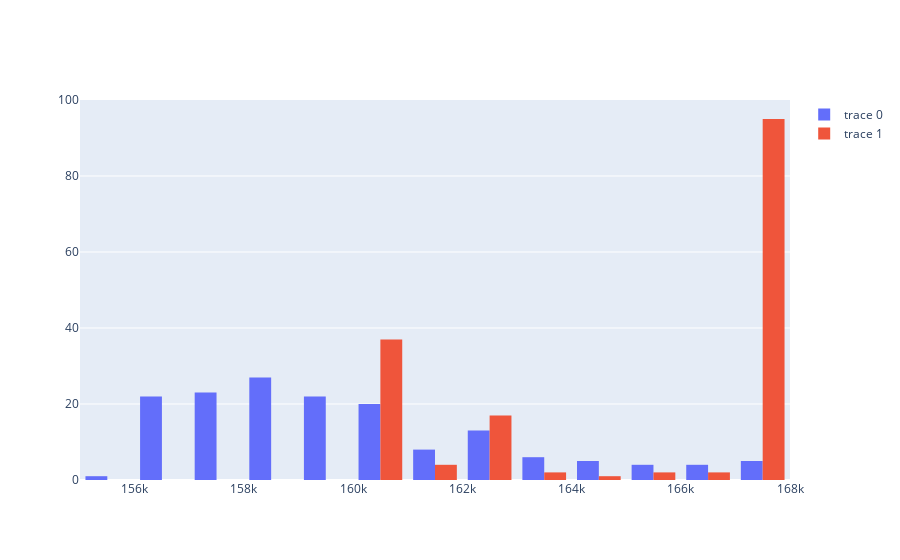

The cell this chart's notebook holds for it:
### Code cell
fig = go.Figure()
fig.add_trace(go.Histogram(x=df['current_price']))
fig.add_trace(go.Histogram(x=df['1_day_high']))
fig.show()

### Figure 1 — Plotly figure (JSON) as saved in the notebook; plotly's stock layout.template omitted (floating-point values rounded to 4 significant figures; data arrays with more than 128 entries replaced by an {"elided": "..."} marker saying what was removed)
{"data": [{"type": "histogram", "x": {"elided": "160 int values"}}, {"type": "histogram", "x": {"elided": "160 int values"}}], "layout": {}}
